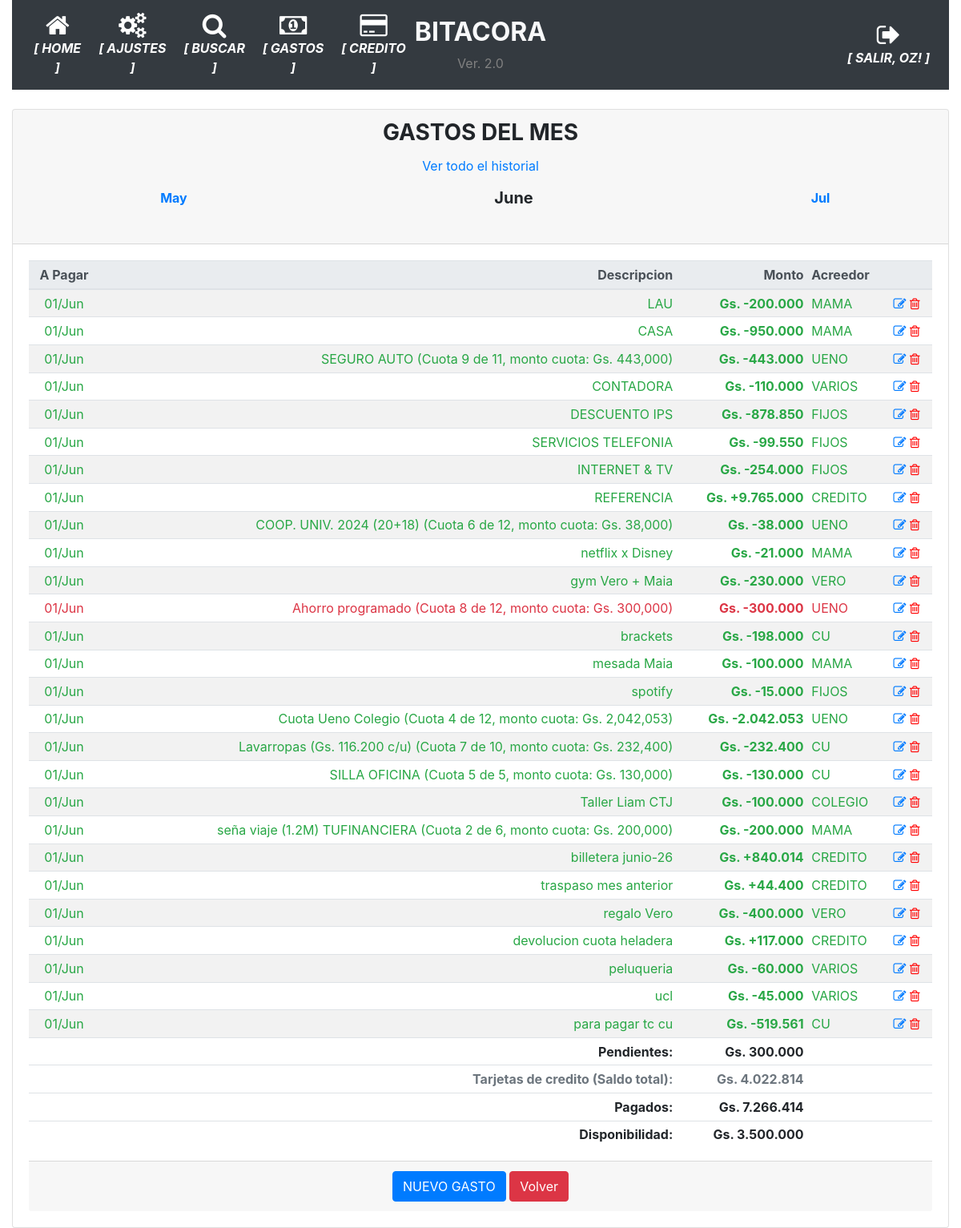
The app's page /historico_gastos_detalle/ (signed in) with its own data.
### app/models.py (models this page shows, shortened)
class User(UserMixin, db.Model):
    id = db.Column(db.Integer, primary_key=True)
    username = db.Column(db.String(64), index=True, unique=True)
    email = db.Column(db.String(120), index=True, unique=True)
    password_hash = db.Column(db.String(128))
    perfil = db.Column(db.String(128))

class GastosFijos(db.Model):
    __tablename__='gastos_fijos'
    id = db.Column(db.Integer, primary_key=True)
    date = db.Column(db.Date, nullable=False)
    fecha_pagar = db.Column(db.Date, nullable=False)
    descripcion = db.Column(db.String(100), nullable=False)
    monto = db.Column(db.Integer)
    operacion = db.Column(db.Boolean, server_default=u'False') # CREDITO O DEUDA
    pagado = db.Column(db.Boolean, server_default=u'False')
    id_agrupador_gastos = db.Column(db.Integer, db.ForeignKey('agrupador_gastos.id'), nullable=True)
    agrupador_gastos = db.relationship('AgrupadorGastos',backref='agrupador_gastos', foreign_keys=[id_agrupador_gastos])

class AgrupadorGastos(db.Model):
    __tablename__='agrupador_gastos'
    id = db.Column(db.Integer, primary_key=True)
    agrupador = db.Column(db.String(100), nullable=False)

### app/routes.py (the view)
@app.route('/historico_gastos_detalle/', defaults={'periodo':datetime.now().strftime('%Y-%m')}, methods=['GET', 'POST'])
@app.route('/historico_gastos_detalle/<string:periodo>', methods=['GET', 'POST'])
@login_required
def historico_gastos_detalle(periodo):
    date_obj = datetime.strptime(periodo, '%Y-%m')
    fechas={'mes_anterior':date_obj-relativedelta(months=1), 'mes_actual':date_obj, 'mes_siguiente':date_obj+relativedelta(months=1)}
    gastos = GastosFijos.query.filter(func.strftime("%Y-%m", GastosFijos.fecha_pagar)==periodo).order_by(GastosFijos.fecha_pagar, GastosFijos.id).all()
    if not gastos:
        precarga_deudas(periodo)
        gastos = GastosFijos.query.filter(func.strftime("%Y-%m", GastosFijos.fecha_pagar)==periodo).all()
    deuda = deuda_total(gastos)
    credito, pendientes, pagados = calcular_disponibilidad(periodo)#SALARIO_NETO -  deuda
    disponibilidad = credito - pagados
    balance_movimientos, balance_mensual = balance_cuenta()
    return render_template('historico_gastos_detalle.html', periodo=periodo, gastos=gastos, deuda=pagados, disponibilidad=disponibilidad, pendientes=pendientes, fechas=fechas, balance_movimientos=balance_movimientos)

### app/__init__.py (called while the page is built)
@app.context_processor
def inject_utility_functions():
    return dict(
        listar_tipos=listar_tipos,
        listar_tarjetas=listar_tarjetas
    )

### app/models.py (called while the page is built)
@login.user_loader
def load_user(id):
    return User.query.get(int(id))

### app/utilitarios.py (called while the page is built)
def deuda_total(deudas):
    saldo = 0
    for deuda in deudas:
        if deuda.pagado and deuda.descripcion!='REFERENCIA':
            if not deuda.operacion:
                saldo += deuda.monto
            else:
                saldo -= deuda.monto
    return saldo

### app/templates/historico_gastos_detalle.html
{% extends "base.html" %}
{% block main %}
<div class="card">
    <div class="card-header">
        <div class="card-title text-center">
            <h3 class="card-title text-center"><strong>GASTOS DEL MES</strong></h3>
            <a href="{{ url_for('historico_gastos') }}" class="card-link">Ver todo el historial</a>
        </div>
        <div class="card-title text-center">
            <table class="table table-sm table-borderless">
                <td><a href="{{ url_for('historico_gastos_detalle', periodo=fechas.mes_anterior.strftime('%Y-%m')) }}" class="card-link"><strong>{{ fechas.mes_anterior.strftime('%b') }}</strong></a></td>
                <td><h5 class="card-title text-center"><strong>{{ fechas.mes_actual.strftime('%B') }}</strong></h5></td>
                <td><a href="{{ url_for('historico_gastos_detalle', periodo=fechas.mes_siguiente.strftime('%Y-%m')) }}" class="card-link"><strong>{{ fechas.mes_siguiente.strftime('%b') }}</strong></a></td>
            </table>
        </div>
    </div>
    <div class="card-body">
        <div class="table-responsive">
            <table class="table table-striped table-sm">
                <thead class="thead-light">
                    <tr>
                        <th class="card-text text-center">A Pagar</th>
                        <th class="card-text text-right">Descripcion</th>
                        <th class="card-text text-right">Monto</th>
                        <th class="card-text text-left">Acreedor</th>
                        <th></th>
                    </tr>
                </thead>
                <tbody>
                    {% for gasto in gastos %}
                    <tr class="{{ 'text-success' if gasto.pagado else 'text-danger' }}">
                        <td class="card-text text-center">{{ gasto.fecha_pagar.strftime('%d/%b') }}</td>
                        <td class="card-text text-right">{{ gasto.descripcion }}</td>
                        <td class="card-text text-right"><strong>Gs. {{ "+" if gasto.operacion else "-" }}{{ "{:,.0f}".format(gasto.monto).replace(",", ".") }}</strong></td>
                        <td class="card-text text-left">{{ gasto.agrupador_gastos.agrupador }}</td>
                        <td class="align-self-end">
                            <a href="{{ url_for('modificar_gasto', gasto_id=gasto.id) }}"><i class="fa fa-pencil-square-o"></i></a>
                            <a href="{{ url_for('borrar_gasto', gasto_id=gasto.id) }}" style="color:red"><i class="fa fa-trash-o"></i></a>
                        </td>
                    </tr>
                    {% endfor %}
                </tbody>
                <tfoot>
                    <tr>
                        <td></td>
                        <td class="card-text text-right"><strong>Pendientes:</strong></td>
                        <td class="card-text text-right"><strong>Gs. {{ "{:,.0f}".format(pendientes).replace(",", ".") }}</strong></td>
                        <td></td>
                        <td></td>
                    </tr>
                    <tr class="{{ 'text-secondary' }}">
                        <td></td>
                        <td class="card-text text-right"><strong>Tarjetas de credito (Saldo total):</strong></td>
                        <td class="card-text text-right"><strong>Gs. {{ "{:,.0f}".format(balance_movimientos|int).replace(",", ".") }}</strong></td>
                        <td></td>
                        <td></td>
                    </tr>
                    <tr>
                        <td></td>
                        <td class="card-text text-right"><strong>Pagados:</strong></td>
                        <td class="card-text text-right"><strong>Gs. {{ "{:,.0f}".format(deuda).replace(",", ".") }}</strong></td>
                        <td></td>
                        <td></td>
                    </tr>
                    <tr>
                        <td></td>
                        <td class="card-text text-right"><strong>Disponibilidad:</strong></td>
                        <td class="card-text text-right"><strong>Gs. {{ "{:,.0f}".format(disponibilidad).replace(",", ".") }}</strong></td>
                        <td></td>
                        <td></td>
                    </tr>
                </tfoot>
            </table>
        </div>
        <div class="card-footer text-muted text-center">
            <a href="{{ url_for('nuevo_gasto') }}" class="btn btn-primary">NUEVO GASTO</a>
            <a href="#" onclick="goBack()" class="btn btn-danger">Volver</a>
        </div>
    </div>
</div>
{% endblock %}

### app/templates/base.html (shortened to what this page needs)
<!doctype html>
<html lang="en">
  <head>
    <link rel="stylesheet" href="https://stackpath.bootstrapcdn.com/bootstrap/4.5.0/css/bootstrap.min.css"></link>
    <link rel="stylesheet" href="https://maxcdn.bootstrapcdn.com/font-awesome/4.4.0/css/font-awesome.min.css"></link>
  </head>
  <body>
    <div class="container-fluid">
      <nav class="navbar navbar-expand-md navbar-dark bg-dark">
        <div class="navbar-collapse collapse w-100 order-1 order-md-0 dual-collapse2">
            <ul class="navbar-nav mr-auto text-center">
              <li class="nav-item active">
                <a href="{{ url_for('index') }}" class="nav-link d-flex flex-column">
                <i class="fa fa-home fa-2x"></i>
                <span class="d-none d-sm-inline"><i><strong>[ HOME ]</strong></i></span></a>
              </li>
              <li class="nav-item active">
                <a href="{{ url_for('parametrico') }}" class="nav-link d-flex flex-column">
                <i class="fa fa-cogs fa-2x"></i>
                <span class="d-none d-sm-inline"><i><strong>[ AJUSTES ]</strong></i></span></a>
              </li>
              <li class="nav-item active">
                <a href="{{ url_for('busqueda') }}" class="nav-link d-flex flex-column">
                <i class="fa fa-search fa-2x"></i>
                <span class="d-none d-sm-inline"><i><strong>[ BUSCAR ]</strong></i></span></a>
              </li>
              <li class="nav-item active">
                <a href="{{ url_for('historico_gastos_detalle', periodo='') }}" class="nav-link d-flex flex-column">
                <i class="fa fa-money fa-2x"></i>
                <span class="d-none d-sm-inline"><i><strong>[ GASTOS ]</strong></i></span></a>
              </li>
              <li class="nav-item active">
                <a href="{{ url_for('movimientos_mes', mes='') }}" class="nav-link d-flex flex-column">
                <i class="fa fa-credit-card fa-2x"></i>
                <span class="d-none d-sm-inline"><i><strong>[ CREDITO ]</strong></i></span></a>
              </li>
            </ul>
        </div>
        <div class="mx-auto order-0 text-center">
            <h2 class="mx-auto text-light"><strong>BITACORA</strong></h2>
            <span style="color: grey">Ver. 2.0</span>
        </div>
        <div class="navbar-collapse collapse w-100 order-3 dual-collapse2">
            <ul class="navbar-nav ml-auto text-center">
              <li class="nav-item active">
                {% if current_user.is_anonymous %}
                  <a href="{{ url_for('logout') }}" class="nav-link d-flex flex-column">
                  <i class="fa fa-sign-in fa-2x"></i>
                  <span class="d-none d-sm-inline"><i><strong>[ ACCEDER ]</strong></i></span></a>
                {% else %}
                  <a href="{{ url_for('logout') }}" class="nav-link d-flex flex-column">
                  <i class="fa fa-sign-out fa-2x"></i>
                  <span class="d-none d-sm-inline"><i><strong>[ SALIR, {{ current_user.username | upper }}! ]</strong></i></span></a>
                {% endif %}
              </li>
            </ul>
        </div>
    </nav>
    <br>
      <div>
        {% block main %}{% endblock %}
      </div>
    </div>
  </body>
</html>

### records on screen
User: username "OZ"
GastosFijos: fecha_pagar "01/Jun", descripcion "LAU", operacion "-", monto "200.000", agrupador_gastos.agrupador "MAMA"
GastosFijos: fecha_pagar "01/Jun", descripcion "CASA", operacion "-", monto "950.000", agrupador_gastos.agrupador "MAMA"
GastosFijos: fecha_pagar "01/Jun", descripcion "SEGURO AUTO (Cuota 9 de 11, monto cuota: Gs. 443,000)", operacion "-", monto "443.000", agrupador_gastos.agrupador "UENO"
GastosFijos: fecha_pagar "01/Jun", descripcion "CONTADORA", operacion "-", monto "110.000", agrupador_gastos.agrupador "VARIOS"
GastosFijos: fecha_pagar "01/Jun", descripcion "DESCUENTO IPS", operacion "-", monto "878.850", agrupador_gastos.agrupador "FIJOS"
GastosFijos: fecha_pagar "01/Jun", descripcion "SERVICIOS TELEFONIA", operacion "-", monto "99.550", agrupador_gastos.agrupador "FIJOS"
GastosFijos: fecha_pagar "01/Jun", descripcion "INTERNET & TV", operacion "-", monto "254.000", agrupador_gastos.agrupador "FIJOS"
GastosFijos: fecha_pagar "01/Jun", descripcion "REFERENCIA", operacion "+", monto "9.765.000", agrupador_gastos.agrupador "CREDITO"
GastosFijos: fecha_pagar "01/Jun", descripcion "COOP. UNIV. 2024 (20+18) (Cuota 6 de 12, monto cuota: Gs. 38,000)", operacion "-", monto "38.000", agrupador_gastos.agrupador "UENO"
GastosFijos: fecha_pagar "01/Jun", descripcion "netflix x Disney", operacion "-", monto "21.000", agrupador_gastos.agrupador "MAMA"
GastosFijos: fecha_pagar "01/Jun", descripcion "gym Vero + Maia", operacion "-", monto "230.000", agrupador_gastos.agrupador "VERO"
GastosFijos: fecha_pagar "01/Jun", descripcion "Ahorro programado (Cuota 8 de 12, monto cuota: Gs. 300,000)", operacion "-", monto "300.000", agrupador_gastos.agrupador "UENO"
GastosFijos: fecha_pagar "01/Jun", descripcion "brackets", operacion "-", monto "198.000", agrupador_gastos.agrupador "CU"
GastosFijos: fecha_pagar "01/Jun", descripcion "mesada Maia", operacion "-", monto "100.000", agrupador_gastos.agrupador "MAMA"
GastosFijos: fecha_pagar "01/Jun", descripcion "spotify", operacion "-", monto "15.000", agrupador_gastos.agrupador "FIJOS"
GastosFijos: fecha_pagar "01/Jun", descripcion "Cuota Ueno Colegio (Cuota 4 de 12, monto cuota: Gs. 2,042,053)", operacion "-", monto "2.042.053", agrupador_gastos.agrupador "UENO"
GastosFijos: fecha_pagar "01/Jun", descripcion "Lavarropas (Gs. 116.200 c/u) (Cuota 7 de 10, monto cuota: Gs. 232,400)", operacion "-", monto "232.400", agrupador_gastos.agrupador "CU"
GastosFijos: fecha_pagar "01/Jun", descripcion "SILLA OFICINA (Cuota 5 de 5, monto cuota: Gs. 130,000)", operacion "-", monto "130.000", agrupador_gastos.agrupador "CU"
GastosFijos: fecha_pagar "01/Jun", descripcion "Taller Liam CTJ", operacion "-", monto "100.000", agrupador_gastos.agrupador "COLEGIO"
GastosFijos: fecha_pagar "01/Jun", descripcion "seña viaje (1.2M) TUFINANCIERA (Cuota 2 de 6, monto cuota: Gs. 200,000)", operacion "-", monto "200.000", agrupador_gastos.agrupador "MAMA"
GastosFijos: fecha_pagar "01/Jun", descripcion "billetera junio-26", operacion "+", monto "840.014", agrupador_gastos.agrupador "CREDITO"
GastosFijos: fecha_pagar "01/Jun", descripcion "traspaso mes anterior", operacion "+", monto "44.400", agrupador_gastos.agrupador "CREDITO"
GastosFijos: fecha_pagar "01/Jun", descripcion "regalo Vero", operacion "-", monto "400.000", agrupador_gastos.agrupador "VERO"
GastosFijos: fecha_pagar "01/Jun", descripcion "devolucion cuota heladera", operacion "+", monto "117.000", agrupador_gastos.agrupador "CREDITO"
GastosFijos: fecha_pagar "01/Jun", descripcion "peluqueria", operacion "-", monto "60.000", agrupador_gastos.agrupador "VARIOS"
GastosFijos: fecha_pagar "01/Jun", descripcion "ucl", operacion "-", monto "45.000", agrupador_gastos.agrupador "VARIOS"
GastosFijos: fecha_pagar "01/Jun", descripcion "para pagar tc cu", operacion "-", monto "519.561", agrupador_gastos.agrupador "CU"

### other values on screen
{{ fechas.mes_anterior.strftime('%b') }} "May"
{{ fechas.mes_actual.strftime('%B') }} "June"
{{ fechas.mes_siguiente.strftime('%b') }} "Jul"
{{ "{:,.0f}".format(pendientes).replace(",", ".") }} "300.000"
{{ "{:,.0f}".format(balance_movimientos|int).replace(",", ".") }} "4.022.814"
{{ "{:,.0f}".format(deuda).replace(",", ".") }} "7.266.414"
{{ "{:,.0f}".format(disponibilidad).replace(",", ".") }} "3.500.000"
